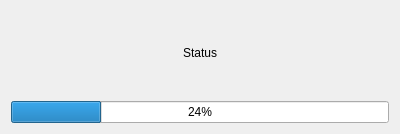
<?xml version="1.0" encoding="UTF-8"?>
<ui version="4.0">
 <class>Qnx::Internal::BlackBerrySetupWizardFinishPage</class>
 <widget class="QWizardPage" name="Qnx::Internal::BlackBerrySetupWizardFinishPage">
  <property name="geometry">
   <rect>
    <x>0</x>
    <y>0</y>
    <width>400</width>
    <height>134</height>
   </rect>
  </property>
  <property name="windowTitle">
   <string>WizardPage</string>
  </property>
  <layout class="QVBoxLayout" name="verticalLayout">
   <item>
    <spacer name="verticalSpacer">
     <property name="orientation">
      <enum>Qt::Vertical</enum>
     </property>
     <property name="sizeHint" stdset="0">
      <size>
       <width>20</width>
       <height>36</height>
      </size>
     </property>
    </spacer>
   </item>
   <item>
    <widget class="QLabel" name="statusLabel">
     <property name="text">
      <string>Status</string>
     </property>
     <property name="alignment">
      <set>Qt::AlignCenter</set>
     </property>
    </widget>
   </item>
   <item>
    <spacer name="verticalSpacer_2">
     <property name="orientation">
      <enum>Qt::Vertical</enum>
     </property>
     <property name="sizeHint" stdset="0">
      <size>
       <width>20</width>
       <height>36</height>
      </size>
     </property>
    </spacer>
   </item>
   <item>
    <widget class="QProgressBar" name="progressBar">
     <property name="value">
      <number>24</number>
     </property>
    </widget>
   </item>
  </layout>
 </widget>
 <resources/>
 <connections/>
</ui>
